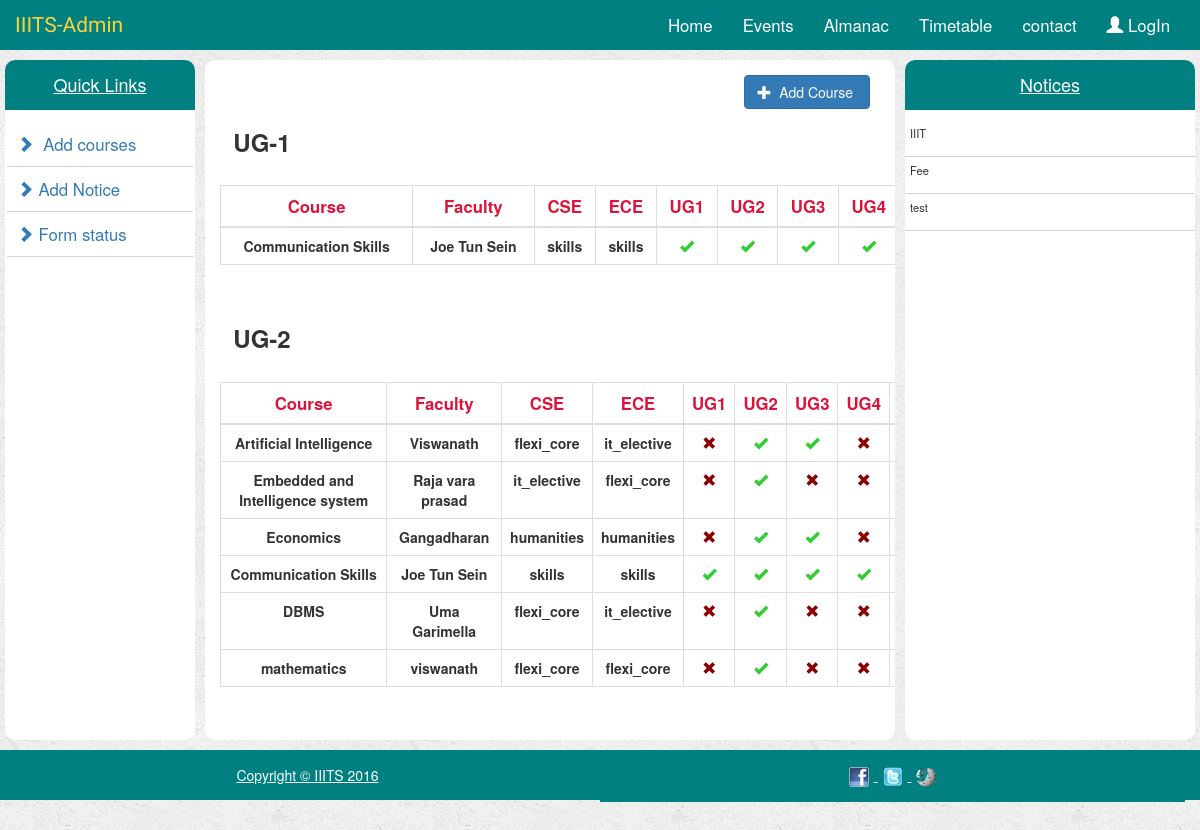
Screenshot of /administration/add-courses/ with the database file from the repository.
### administration/models.py (models this page shows, shortened)
class Course(models.Model):
    course_title = models.CharField(max_length=50)
    course_faculty = models.CharField(max_length=50)
    course_credits = models.IntegerField()
    coursefor_ug1 = models.BooleanField(default=False)
    coursefor_ug2 = models.BooleanField(default=False)
    coursefor_ug3 = models.BooleanField(default=False)
    coursefor_ug4 = models.BooleanField(default=False)
    course_cse = models.CharField(max_length=50)
    course_ece = models.CharField(max_length=50)
    course_sem = models.CharField(max_length=7)

### portal/models.py (models this page shows, shortened)
class Notices(models.Model):
    notice_title = models.CharField(max_length=80)
    notice_description = models.TextField()

### administration/views.py (the view, shortened to what this page needs)
class add_courses(FormView):
    template_name = 'administration/add-courses.html'
    form_class = courses
    def get(self, request, *args, **kwargs):
        form = self.form_class(None)
        courses_added = Course.objects.all()
        context = {
            'form' : form,
            'courses_added' : courses_added,
            'all_notices' : Notices.objects.all()
        }
        return render(request, self.template_name, context)

### administration/templates/administration/add-courses.html (shortened to what this page needs)
{% extends 'administration/admin_index.html' %}
{% block centerContent %}
    <div class = "btn-events">
       <button type="button" class="btn btn-primary " data-toggle="modal" data-target="#eventModal" ><span class = "glyphicon glyphicon-plus"></span>&nbsp; Add Course&nbsp;</button>
    </div>
    <div class="container">
        <div class="row">
            <div class="col-md-8 table-responsive">
                <h3><strong>&nbsp&nbspUG-1</strong></h3>
                <table class="table table-bordered">
                    <thead>
                        <tr>
                            <th>Course</th>
                            <th>Faculty</th>
                            <th>CSE</th>
                            <th>ECE</th>
                            <th>UG1</th>
                            <th>UG2</th>
                            <th>UG3</th>
                            <th>UG4</th>
                        </tr>
                    </thead>
                    <tbody>
                        {% for course in courses_added %}
                            {% if course.coursefor_ug1 %}
                                <tr class="centertr">
                                    <td><strong>{{ course.course_title }}</strong></td>
                                    <td><strong>{{ course.course_faculty }}</strong></td>
                                    <td><strong>{{ course.course_cse }}</strong></td>
                                    <td><strong>{{ course.course_ece }}</strong></td>
                                    <td><strong>{% if course.coursefor_ug1 %}
                                        <span class="glyphicon glyphicon-ok" style="color: limegreen;"></span>
                                        {% else %}
                                        <span class="glyphicon glyphicon-remove" style="color: darkred"></span>
                                    {% endif %}</strong>
                                    </td>
                                    <td><strong>{% if course.coursefor_ug2 %}
                                        <span class="glyphicon glyphicon-ok" style="color: limegreen;"></span>
                                        {% else %}
                                        <span class="glyphicon glyphicon-remove" style="color: darkred"></span>
                                    {% endif %}</strong>
                                    </td>
                                    <td><strong>{% if course.coursefor_ug3 %}
                                        <span class="glyphicon glyphicon-ok" style="color: limegreen;"></span>
                                        {% else %}
                                        <span class="glyphicon glyphicon-remove" style="color: darkred"></span>
                                     {% endif %}</strong>
                                    </td>
                                    <td><strong>{% if course.coursefor_ug4 %}
                                        <span class="glyphicon glyphicon-ok" style="color: limegreen;"></span>
                                        {% else %}
                                        <span class="glyphicon glyphicon-remove" style="color: darkred"></span>
                                    {% endif %}</strong>
                                    </td>
                                </tr>
                            {% endif %}
                        {% endfor %}
                    </tbody>
                </table>
                <br><h3><strong>&nbsp&nbspUG-2</strong></h3>
                <table class="table table-bordered">
                    <thead>
                        <tr>
                            <th>Course</th>
                            <th>Faculty</th>
                            <th>CSE</th>
                            <th>ECE</th>
                            <th>UG1</th>
                            <th>UG2</th>
                            <th>UG3</th>
                            <th>UG4</th>
                            <th>SEM</th>
                        </tr>
                    </thead>
                    <tbody>
                        {% for course in courses_added %}
                            {% if course.coursefor_ug2 %}
                                <tr class="centertr">
                                    <td><strong>{{ course.course_title }}</strong></td>
                                    <td><strong>{{ course.course_faculty }}</strong></td>
                                    <td><strong>{{ course.course_cse }}</strong></td>
                                    <td><strong>{{ course.course_ece }}</strong></td>
                                    <td><strong>{% if course.coursefor_ug1 %}
                                        <span class="glyphicon glyphicon-ok" style="color: limegreen;"></span>
                                        {% else %}
                                        <span class="glyphicon glyphicon-remove" style="color: darkred"></span>
                                    {% endif %}</strong>
                                    </td>
                                    <td><strong>{% if course.coursefor_ug2 %}
                                        <span class="glyphicon glyphicon-ok" style="color: limegreen;"></span>
                                        {% else %}
                                        <span class="glyphicon glyphicon-remove" style="color: darkred"></span>
                                    {% endif %}</strong>
                                    </td>
                                    <td><strong>{% if course.coursefor_ug3 %}
                                        <span class="glyphicon glyphicon-ok" style="color: limegreen;"></span>
                                        {% else %}
                                        <span class="glyphicon glyphicon-remove" style="color: darkred"></span>
                                     {% endif %}</strong>
                                    </td>
                                    <td><strong>{% if course.coursefor_ug4 %}
                                        <span class="glyphicon glyphicon-ok" style="color: limegreen;"></span>
                                        {% else %}
                                        <span class="glyphicon glyphicon-remove" style="color: darkred"></span>
                                    {% endif %}</strong>
                                    </td>
                                    <td><strong>{{ course.course_sem }}</strong></td>
                                </tr>
                            {% endif %}
                        {% endfor %}
                    </tbody>
                </table>
                <br><h3><strong>&nbsp&nbspUG-3</strong></h3>
                <br><h3><strong>&nbsp&nbspUG-4</strong></h3>
            </div>
        </div>
    </div>
{% endblock %}

### administration/templates/administration/admin_index.html (shortened to what this page needs)
<!DOCTYPE html>
<html lang="en">
<head>
    {% load staticfiles %}
    <link rel="stylesheet" href="https://maxcdn.bootstrapcdn.com/bootstrap/3.3.7/css/bootstrap.min.css"/>
    <link rel="stylesheet" type="text/css" href="{% static 'portal/style.css' %}"/>
</head>
<body>
    <nav class = "navbar navbar-inverse">
        <div class = "container-fluid">
            <div class = "navbar-header">
                <a href="{% url 'index' %}" class = navbar-brand> IIITS-Admin</a>
            </div>
            <div class = "navbar-collapse collapse" id="topNavBar">
                <ul class = "nav navbar-nav navbar-right">
                    <li><a href="{% url 'index' %}" class ="active">Home</a></li>
                    <li><a href="{% url 'events' %}">Events</a></li>
                    <li><a href="{% url 'almanac' %}">Almanac</a></li>
                    <li><a href="{% url 'timetable' %}">Timetable</a></li>
                    <li><a href="{% url 'contact' %}">contact</a></li>
                    {% if user.is_authenticated %}
                        <li class="dropdown"><a href="#" class="dropdown-toggle" data-toggle="dropdown" role="button" aria-haspopup="true" aria-expanded="false"><span class="glyphicon glyphicon-user" aria-hidden="true"></span>&nbsp;{{ user.get_full_name }}&nbsp;<span class="caret" aria-hidden="true"></span></a>
                            <ul class="dropdown-menu">
                                <li class="nav-drop"><a href="{% url 'changepassword' %}">change Password</a></li>
			                    <li role="separator" class="divider"></li>
			                    <li class="nav-drop"><a href="{% url 'userLogout' %}">logout</a></li>
			                 </ul>
                        </li>
                    {% else %}
                        <li><a href="{% url 'userLogin' %}"><span class="glyphicon glyphicon-user" aria-hidden="true"></span>&nbsp;LogIn</a></li>
                    {% endif %}
                </ul>
            </div>
        </div>
    </nav>
    <div class="container-fluid">
        <div class = "row">
            <div class = "col-md-2" >
                <div class="colHeight">
                    <h4 class="centerText">Quick Links</h4>
                    <ul>
                        <li><a href="{% url 'add-course' %}"><span class="glyphicon glyphicon-chevron-right"></span>&nbsp; Add courses</a></li>
                        <li><a href="{% url 'addNotice' %}"><span class="glyphicon glyphicon-chevron-right"></span>&nbsp;Add Notice</a></li>
                        <li><a href="{% url 'formupdate' %}"><span class="glyphicon glyphicon-chevron-right"></span>&nbsp;Form status</a></li>
                    </ul>
                </div>
            </div>
            <div class = col-md-7>
                <div class="colHeight">
                    {% block centerContent%}
                    {% endblock %}
                </div>
            </div>
            <div class = col-md-3>
                <div class="colHeight notice-list">
                    <h4 class ="centerText">Notices</h4>
                    <ul>
                        {% for notice in all_notices %}
                            <li><p>{{ notice.notice_title }}</p></li>
                        {% endfor %}
                    </ul>
                </div>
            </div>
        </div>
    </div>
    <footer>
        <div class="container">
            <div class="row">
                <div class="col-md-6 centerText">
                    <span class="copyright ">Copyright &copy; IIITS 2016</span>
                </div>
                <div class="col-md-6 centerText">
                    <ul class="list-inline">
                        <li><a href="#"><img src="{% static 'portal/images/facebook.png' %}" alt="IIITS-facebook"></a>
                        </li>
                        <li><a href="#"><img src="{% static 'portal/images/twitter.png' %}" alt="IIITS-twitter"></a>
                        </li>
                        <li><a href="#"><img src="{% static 'portal/images/wikipedia.png' %}" alt="IIITS-wikipedia"></a>
                        </li>
                    </ul>
                </div>
            </div>
        </div>
    </footer>
</body>
</html>

### portal/static/portal/style.css (style rules this page uses)
body { background: white url("images/background.png"); }
.navbar { border-radius: 0; background: teal; border: none; margin: 0; }
.navbar-brand { font-size: 1.5em; font-family: 'Satisfy', cursive; }
.navbar-inverse .navbar-brand { color: cornsilk; }
.nav.navbar-nav.navbar-right li a { font-size:1.2em; }
.navbar-inverse .navbar-nav li a { color: #fff; }
.colHeight { height: 800px; background: white; margin-top: 10px; border-radius: 10px; overflow-x: hidden; overflow-y: auto; }
.col-md-2 , .col-md-7, .col-md-3 { padding-right: 5px; padding-left: 5px; }
.centerText { text-align: center; padding:15px; margin-top: 0; color: white; text-decoration: underline; background: teal; -moz-border-radius-topleft: 10px; -moz-border-radius-topright: 10px; }
footer { height: 50px; background: #008080; margin-top: 10px; }
.colHeight ul { padding: 2px; }
.colHeight ul li { font-size: 1.2em; padding: 10px; border-bottom: 1px solid lightgray; }
.colHeight ul li a { text-decoration: none; }
.btn-events, .btn-form { margin: 15px 25px 0px 0px; text-align: right; }
.list-inline { padding:0px; margin: 0px; }
.list-inline li { list-style-type: none; }
.notice-list ul { padding:0px; }
.notice-list ul li { font-size: 0.8em; border:0px; padding: 5px; border-bottom: 1px solid lightgray; }
.table { margin-top: 30px; }
.table th { font-size: 1.2em; color: crimson; text-align: center;; padding-top: 20px; }
.table .centertr { text-align: center; padding: 20px; }

### rows the page displays
Course: course_title "Communication Skills", course_faculty "Joe Tun Sein", course_cse "skills", course_ece "skills", coursefor_ug1 True (drawn), coursefor_ug2 True (drawn), coursefor_ug3 True (drawn), coursefor_ug4 True (drawn)
Course: course_title "Artificial Intelligence", course_faculty "Viswanath", course_cse "flexi_core", course_ece "it_elective", coursefor_ug1 False (drawn), coursefor_ug2 True (drawn), coursefor_ug3 True (drawn), coursefor_ug4 False (drawn)
Course: course_title "Embedded and Intelligence system", course_faculty "Raja vara prasad", course_cse "it_elective", course_ece "flexi_core", coursefor_ug1 False (drawn), coursefor_ug2 True (drawn), coursefor_ug3 False (drawn), coursefor_ug4 False (drawn)
Course: course_title "Economics", course_faculty "Gangadharan", course_cse "humanities", course_ece "humanities", coursefor_ug1 False (drawn), coursefor_ug2 True (drawn), coursefor_ug3 True (drawn), coursefor_ug4 False (drawn)
Course: course_title "DBMS", course_faculty "Uma Garimella", course_cse "flexi_core", course_ece "it_elective", coursefor_ug1 False (drawn), coursefor_ug2 True (drawn), coursefor_ug3 False (drawn), coursefor_ug4 False (drawn)
Course: course_title "mathematics", course_faculty "viswanath", course_cse "flexi_core", course_ece "flexi_core", coursefor_ug1 False (drawn), coursefor_ug2 True (drawn), coursefor_ug3 False (drawn), coursefor_ug4 False (drawn)
Notices: notice_title "IIIT"
Notices: notice_title "Fee"
Notices: notice_title "test"
